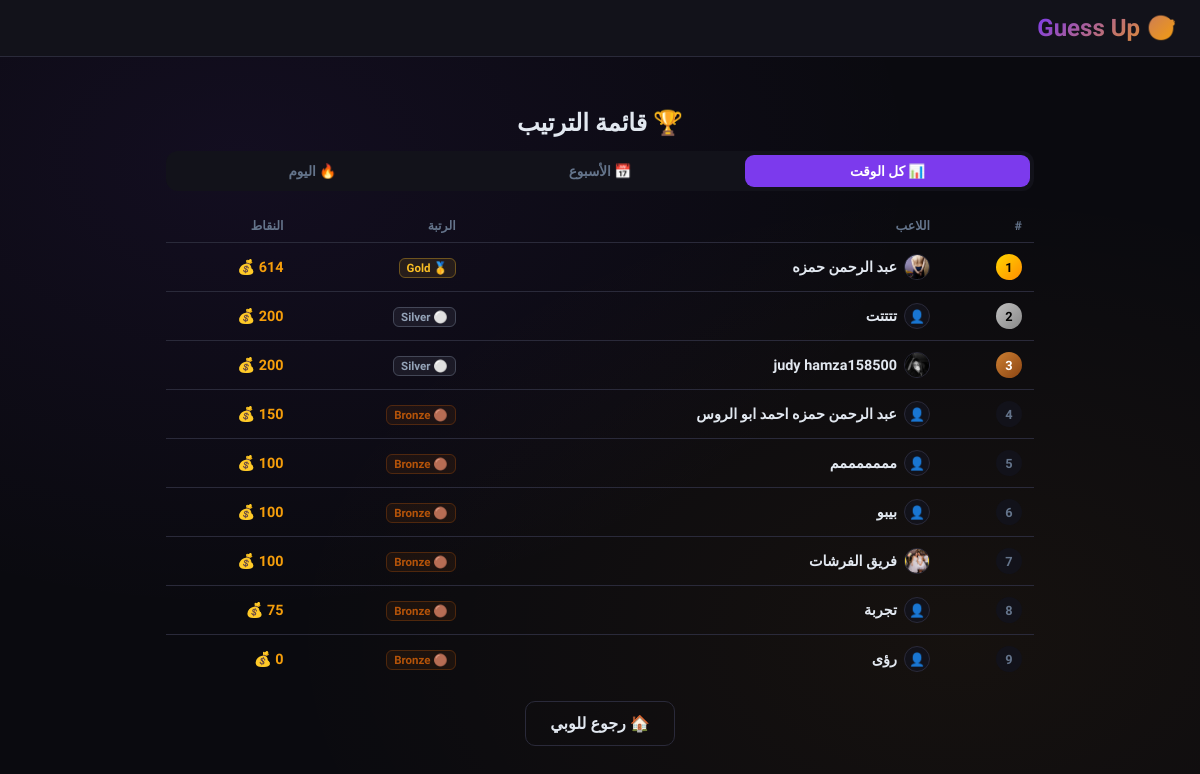
The app's page /leaderboard with its own data.
### models.py (models this page shows, shortened)
class Player(db.Model):
    __tablename__     = 'players'
    id                = db.Column(db.Integer, primary_key=True)
    player_name       = db.Column(db.String(50), unique=True, nullable=False)
    password_hash     = db.Column(db.String(256), nullable=False)
    points            = db.Column(db.Integer, default=100)
    xp                = db.Column(db.Integer, default=0)       # م12: XP
    win_streak        = db.Column(db.Integer, default=0)       # م4: Streak
    best_streak       = db.Column(db.Integer, default=0)       # م4: أحسن streak
    last_daily_reward = db.Column(db.DateTime, nullable=True)  # م2: Daily Reward
    avatar            = db.Column(db.String(200), nullable=True)
    created_at        = db.Column(db.DateTime, default=datetime.utcnow)
    @property
    def rank(self):
        if self.points >= 1000: return {'name': 'Diamond', 'icon': '💎', 'color': '#60a5fa'}
        if self.points >= 500:  return {'name': 'Gold',    'icon': '🥇', 'color': '#fbbf24'}
        if self.points >= 200:  return {'name': 'Silver',  'icon': '⚪', 'color': '#94a3b8'}
        return                         {'name': 'Bronze',  'icon': '🟤', 'color': '#b45309'}

### app.py (the view)
@app.route('/leaderboard')
def leaderboard():
    all_time = get_leaderboard(20)
    week_ago = datetime.utcnow() - timedelta(days=7)
    today    = datetime.utcnow() - timedelta(hours=24)
    def weekly_board(since, lim=20):
        rows = (db.session.query(Match.winner_id,
                    db.func.sum(Match.bet).label('earned'),
                    db.func.count(Match.id).label('wins'))
                .filter(Match.created_at >= since, Match.winner_id != None)
                .group_by(Match.winner_id)
                .order_by(db.func.sum(Match.bet).desc()).limit(lim).all())
        return [{'player': get_player_by_id(r.winner_id),
                 'earned': r.earned, 'wins': r.wins}
                for r in rows if get_player_by_id(r.winner_id)]
    return render_template('leaderboard.html',
                           players=all_time,
                           weekly=weekly_board(week_ago),
                           today=weekly_board(today))

### app.py (called while the page is built)
@app.context_processor
def inject_player():
    def get_player():
        pid=session.get('player_id')
        return Player.query.filter_by(id=pid).first() if pid else None
    return dict(get_player=get_player)

### auth.py (called while the page is built)
def get_player_by_id(player_id):
    return Player.query.filter_by(id=player_id).first()

### points.py (called while the page is built)
def get_leaderboard(limit=20):
    return Player.query.order_by(Player.points.desc()).limit(limit).all()

### templates/leaderboard.html (shortened to what this page needs)
{% extends 'base.html' %}
{% block content %}
<div class="container">
    <div style="text-align:center;padding:20px 0 14px">
        <h1 style="font-size:1.5rem;font-weight:900">🏆 قائمة الترتيب</h1>
    </div>
    <div class="lb-tabs">
        <button class="lb-tab active" onclick="switchTab('alltime',this)">📊 كل الوقت</button>
        <button class="lb-tab"       onclick="switchTab('weekly',this)">📅 الأسبوع</button>
        <button class="lb-tab"       onclick="switchTab('today',this)">🔥 اليوم</button>
    </div>
    <div id="tab-alltime">
        {% if players %}
        <table class="lb-table">
            <thead><tr><th>#</th><th>اللاعب</th><th>الرتبة</th><th>النقاط</th></tr></thead>
            <tbody>
            {% for p in players %}
            {% set r = p.rank %}
            <tr {% if session.player_id == p.id %}class="me-row"{% endif %}>
                <td>
                    <span class="rank-badge rank-{% if loop.index<=3 %}{{loop.index}}{% else %}n{% endif %}">
                        {{loop.index}}
                    </span>
                </td>
                <td>
                    <a href="/player/{{ p.id }}" class="player-link">
                        {% if p.avatar %}
                            <img src="/static/avatars/{{ p.avatar }}" class="avatar-xs" alt="">
                        {% else %}
                            <span class="avatar-xs-ph">👤</span>
                        {% endif %}
                        {{ p.player_name }}
                    </a>
                </td>
                <td>
                    <span class="rank-tag" data-rank-color="{{ r.color }}">
                        {{ r.icon }} {{ r.name }}
                    </span>
                </td>
                <td class="pts-cell">{{ p.points }} 💰</td>
            </tr>
            {% endfor %}
            </tbody>
        </table>
        {% else %}
        <div style="text-align:center;color:var(--muted);padding:40px">مفيش لاعبين بعد 😅</div>
        {% endif %}
    </div>
    <div style="text-align:center;margin-top:18px">
        <a href="/lobby" class="btn btn-ghost">🏠 رجوع للوبي</a>
    </div>
</div>
{% endblock %}

### templates/base.html (style rules this page uses)
* { margin: 0; padding: 0; box-sizing: border-box; }
:root { --bg: #0a0a0f; --surface: #12121a; --card: #1a1a26; --border: #2a2a3a; --accent: #7c3aed; --accent2: #f59e0b; --green: #10b981; --red: #ef4444; --text: #e2e8f0; --muted: #64748b; --glow: 0 0 20px rgba(124,58,237,0.4); }
body { font-family: 'Cairo', sans-serif; background: var(--bg); color: var(--text); min-height: 100vh; background-image: radial-gradient(ellipse at 20% 20%, rgba(124,58,237,0.08) 0%, transparent 50%), radial-gradient(ellipse at 80% 80%, rgba(245,158,11,0.05) 0%, transparent 50%); }
.container { max-width: 900px; margin: 0 auto; padding: 32px 16px; }
.btn { display: inline-flex; align-items: center; justify-content: center; gap: 8px; padding: 12px 24px; border-radius: 10px; font-family: 'Cairo', sans-serif; font-size: 1rem; font-weight: 700; cursor: pointer; border: none; transition: all 0.2s; text-decoration: none; }
.btn-ghost { background: transparent; border: 1px solid var(--border); color: var(--text); }

### templates/leaderboard.html (style rules this page uses)
.lb-tabs { display:flex;background:var(--surface);border-radius:12px;padding:4px;margin-bottom:18px;gap:3px; }
.lb-tab { flex:1;padding:8px 4px;border:none;border-radius:9px; font-family:'Cairo',sans-serif;font-size:.85rem;font-weight:700; cursor:pointer;color:var(--muted);background:transparent;transition:.2s; }
.lb-tab.active { background:var(--accent);color:#fff; }
.lb-table { width:100%;border-collapse:collapse; }
.lb-table th { padding:9px 12px;text-align:right;color:var(--muted);font-size:.78rem;font-weight:600;border-bottom:1px solid var(--border); }
.lb-table td { padding:11px 12px;border-bottom:1px solid var(--border);font-size:.9rem;vertical-align:middle; }
.lb-table tr:last-child td { border-bottom:none; }
.rank-badge { width:26px;height:26px;border-radius:50%;display:inline-flex; align-items:center;justify-content:center;font-weight:900;font-size:.8rem; }
.rank-1 { background:linear-gradient(135deg,#ffd700,#ff8c00);color:#000; }
.rank-2 { background:linear-gradient(135deg,#c0c0c0,#888);color:#000; }
.rank-3 { background:linear-gradient(135deg,#cd7f32,#8b4513);color:#fff; }
.rank-n { background:var(--surface);color:var(--muted); }
.player-link { display:flex;align-items:center;gap:7px;text-decoration:none;color:var(--text);font-weight:700; }
.avatar-xs { width:26px;height:26px;border-radius:50%;object-fit:cover;border:1px solid var(--border); }
.avatar-xs-ph { width:26px;height:26px;border-radius:50%;background:var(--surface);border:1px solid var(--border); display:inline-flex;align-items:center;justify-content:center;font-size:.8rem; }
.pts-cell { color:var(--accent2);font-weight:700; }
.rank-tag { font-size:.72rem;font-weight:700;border-radius:6px; padding:2px 7px;border:1px solid; }

### records on screen
Player: avatar (picture), player_name "عبد الرحمن حمزه", icon "🥇", name "Gold"
Player: player_name "تتتتت", icon "⚪", name "Silver"
Player: avatar (picture), player_name "judy hamza158500", icon "⚪", name "Silver"
Player: player_name "عبد الرحمن حمزه احمد ابو الروس", icon "🟤", name "Bronze"
Player: player_name "مممممممم", icon "🟤", name "Bronze"
Player: player_name "بيبو", icon "🟤", name "Bronze"
Player: avatar (picture), player_name "فريق الفرشات", icon "🟤", name "Bronze"
Player: player_name "تجربة", icon "🟤", name "Bronze"
Player: player_name "رؤى", icon "🟤", name "Bronze"
